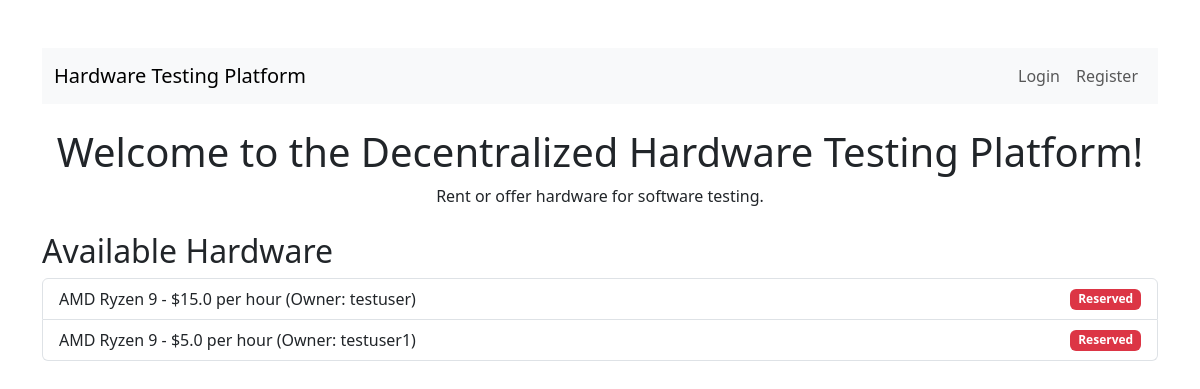
The page / on the database its author committed.
### app.py (models this page shows, shortened)
class Hardware(db.Model):
    id = db.Column(db.Integer, primary_key=True)
    name = db.Column(db.String(100), nullable=False)
    price = db.Column(db.Float, nullable=False)
    owner_id = db.Column(db.Integer, db.ForeignKey('user.id'), nullable=False)
    owner = db.relationship('User', backref='hardware')

class User(UserMixin, db.Model):
    id = db.Column(db.Integer, primary_key=True)
    username = db.Column(db.String(100), unique=True, nullable=False)
    email = db.Column(db.String(120), unique=True, nullable=False)
    password_hash = db.Column(db.String(128), nullable=False)

### app.py (the view)
@app.route('/')
def home():
    hardware_list = Hardware.query.all()
    for hardware in hardware_list:
        active_reservations = Reservation.query.filter_by(hardware_id=hardware.id).all()
        hardware.is_available = len(active_reservations) == 0
    return render_template('index.html', hardware=hardware_list)

### templates/index.html (shortened to what this page needs)
<!DOCTYPE html>
<html>
<head>
    <link href="https://cdn.jsdelivr.net/npm/bootstrap@5.3.3/dist/css/bootstrap.min.css" rel="stylesheet">
</head>
<body class="container mt-5">
    <nav class="navbar navbar-expand-lg navbar-light bg-light mb-4">
        <div class="container-fluid">
            <a class="navbar-brand" href="/">Hardware Testing Platform</a>
            <div class="navbar-nav ms-auto">
                {% if current_user.is_authenticated %}
                    <span class="nav-item nav-link">Welcome, {{ current_user.username }}!</span>
                    <a class="nav-item nav-link" href="/logout">Logout</a>
                {% else %}
                    <a class="nav-item nav-link" href="/login">Login</a>
                    <a class="nav-item nav-link" href="/register">Register</a>
                {% endif %}
            </div>
        </div>
    </nav>
    <h1 class="text-center">Welcome to the Decentralized Hardware Testing Platform!</h1>
    <p class="text-center">Rent or offer hardware for software testing.</p>
    <h2>Available Hardware</h2>
    <ul class="list-group">
        {% for item in hardware %}
            <li class="list-group-item d-flex justify-content-between align-items-center">
                {{ item.name }} - ${{ item.price }} per hour (Owner: {{ item.owner.username }})
                {% if item.is_available %}
                    <span class="badge bg-success">Available</span>
                {% else %}
                    <span class="badge bg-danger">Reserved</span>
                {% endif %}
            </li>
        {% endfor %}
    </ul>
</body>
</html>

### rows shown on the page
Hardware: name "AMD Ryzen 9", price "15.0", owner.username "testuser"
Hardware: name "AMD Ryzen 9", price "5.0", owner.username "testuser1"
